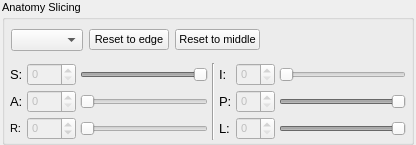
<?xml version="1.0" encoding="UTF-8"?>
<ui version="4.0">
 <class>QTool2D3DSlicing</class>
 <widget class="QWidget" name="QTool2D3DSlicing">
  <property name="geometry">
   <rect>
    <x>0</x>
    <y>0</y>
    <width>416</width>
    <height>145</height>
   </rect>
  </property>
  <property name="sizePolicy">
   <sizepolicy hsizetype="Preferred" vsizetype="Expanding">
    <horstretch>0</horstretch>
    <verstretch>0</verstretch>
   </sizepolicy>
  </property>
  <property name="windowTitle">
   <string>Form</string>
  </property>
  <property name="toolTip">
   <string>&lt;html&gt;&lt;head/&gt;&lt;body&gt;&lt;p&gt;Anatomical Plane Slicing/Clipping.&lt;/p&gt;&lt;/body&gt;&lt;/html&gt;
</string>
  </property>
  <layout class="QHBoxLayout" name="horizontalLayout">
   <property name="leftMargin">
    <number>2</number>
   </property>
   <property name="topMargin">
    <number>0</number>
   </property>
   <property name="rightMargin">
    <number>2</number>
   </property>
   <property name="bottomMargin">
    <number>0</number>
   </property>
   <item>
    <widget class="QGroupBox" name="m_groupBoxClipping3D">
     <property name="sizePolicy">
      <sizepolicy hsizetype="Preferred" vsizetype="Expanding">
       <horstretch>0</horstretch>
       <verstretch>0</verstretch>
      </sizepolicy>
     </property>
     <property name="font">
      <font>
       <pointsize>8</pointsize>
      </font>
     </property>
     <property name="toolTip">
      <string>&lt;html&gt;&lt;head/&gt;&lt;body&gt;&lt;p&gt;Slicing/Clipping with anatomical planes.&lt;/p&gt;&lt;/body&gt;&lt;/html&gt;</string>
     </property>
     <property name="title">
      <string>Anatomy Slicing</string>
     </property>
     <property name="checkable">
      <bool>false</bool>
     </property>
     <layout class="QVBoxLayout" name="verticalLayout">
      <property name="spacing">
       <number>2</number>
      </property>
      <property name="leftMargin">
       <number>5</number>
      </property>
      <property name="topMargin">
       <number>0</number>
      </property>
      <property name="rightMargin">
       <number>5</number>
      </property>
      <property name="bottomMargin">
       <number>2</number>
      </property>
      <item alignment="Qt::AlignLeft">
       <widget class="QWidget" name="widget" native="true">
        <layout class="QHBoxLayout" name="horizontalLayout_5">
         <property name="leftMargin">
          <number>1</number>
         </property>
         <property name="topMargin">
          <number>1</number>
         </property>
         <property name="rightMargin">
          <number>1</number>
         </property>
         <property name="bottomMargin">
          <number>1</number>
         </property>
         <item>
          <widget class="QComboBox" name="m_comboBox3DMode">
           <property name="sizePolicy">
            <sizepolicy hsizetype="Preferred" vsizetype="Fixed">
             <horstretch>0</horstretch>
             <verstretch>0</verstretch>
            </sizepolicy>
           </property>
           <property name="toolTip">
            <string>Modes: 
Deactivated; 
3D (volume) Slicing; 
2D (Slices) Stacking; 
3D (volume) Clipping; </string>
           </property>
          </widget>
         </item>
         <item>
          <widget class="QPushButton" name="m_pushButtonResetEdge">
           <property name="toolTip">
            <string>&lt;head/&gt;&lt;body&gt;&lt;p&gt;with anatomical planes on the volume border.&lt;/p&gt;&lt;/body&gt;&lt;/html&gt;</string>
           </property>
           <property name="text">
            <string>Reset to edge</string>
           </property>
          </widget>
         </item>
         <item>
          <widget class="QPushButton" name="m_pushButtonResetMiddle">
           <property name="toolTip">
            <string>&lt;head/&gt;&lt;body&gt;&lt;p&gt;with anatomical planes in the middle of the volume.&lt;/p&gt;&lt;/body&gt;&lt;/html&gt;</string>
           </property>
           <property name="text">
            <string>Reset to middle</string>
           </property>
          </widget>
         </item>
        </layout>
       </widget>
      </item>
      <item>
       <layout class="QGridLayout" name="gridLayout">
        <property name="leftMargin">
         <number>0</number>
        </property>
        <property name="topMargin">
         <number>0</number>
        </property>
        <property name="rightMargin">
         <number>0</number>
        </property>
        <property name="bottomMargin">
         <number>0</number>
        </property>
        <property name="spacing">
         <number>4</number>
        </property>
        <item row="0" column="1">
         <widget class="QSpinBox" name="m_spinBoxZFrontClipping">
          <property name="enabled">
           <bool>false</bool>
          </property>
          <property name="toolTip">
           <string>&lt;html&gt;&lt;head/&gt;&lt;body&gt;&lt;p&gt;Edit slice number&lt;/p&gt;&lt;/body&gt;&lt;/html&gt;</string>
          </property>
         </widget>
        </item>
        <item row="0" column="2">
         <widget class="QSlider" name="m_sliderClipZFront">
          <property name="enabled">
           <bool>false</bool>
          </property>
          <property name="minimumSize">
           <size>
            <width>75</width>
            <height>0</height>
           </size>
          </property>
          <property name="toolTip">
           <string>&lt;html&gt;&lt;head/&gt;&lt;body&gt;&lt;p&gt;or move the slider.&lt;/p&gt;&lt;/body&gt;&lt;/html&gt;</string>
          </property>
          <property name="minimum">
           <number>-100</number>
          </property>
          <property name="maximum">
           <number>100</number>
          </property>
          <property name="value">
           <number>100</number>
          </property>
          <property name="orientation">
           <enum>Qt::Horizontal</enum>
          </property>
         </widget>
        </item>
        <item row="1" column="4">
         <widget class="QLabel" name="m_labelTopYClipping">
          <property name="toolTip">
           <string>&lt;html&gt;&lt;head/&gt;&lt;body&gt;&lt;p&gt;From posterior to anterior coronal/frontal slice.&lt;/p&gt;&lt;/body&gt;&lt;/html&gt;</string>
          </property>
          <property name="text">
           <string>&lt;html&gt;&lt;head/&gt;&lt;body&gt;&lt;p&gt;&lt;span style=&quot; font-size:10pt;&quot;&gt;P:&lt;/span&gt;&lt;/p&gt;&lt;/body&gt;&lt;/html&gt;</string>
          </property>
         </widget>
        </item>
        <item row="0" column="4">
         <widget class="QLabel" name="m_labelBackzClipping">
          <property name="toolTip">
           <string>&lt;html&gt;&lt;head/&gt;&lt;body&gt;&lt;p&gt;From inferior to superior axial/horizontal slice.&lt;/p&gt;&lt;/body&gt;&lt;/html&gt;</string>
          </property>
          <property name="text">
           <string>&lt;html&gt;&lt;head/&gt;&lt;body&gt;&lt;p&gt;&lt;span style=&quot; font-size:10pt;&quot;&gt;I:&lt;/span&gt;&lt;/p&gt;&lt;/body&gt;&lt;/html&gt;</string>
          </property>
         </widget>
        </item>
        <item row="1" column="2">
         <widget class="QSlider" name="m_sliderClipYBottom">
          <property name="enabled">
           <bool>false</bool>
          </property>
          <property name="minimumSize">
           <size>
            <width>75</width>
            <height>0</height>
           </size>
          </property>
          <property name="toolTip">
           <string>&lt;html&gt;&lt;head/&gt;&lt;body&gt;&lt;p&gt;or move the slider.&lt;/p&gt;&lt;/body&gt;&lt;/html&gt;</string>
          </property>
          <property name="minimum">
           <number>-100</number>
          </property>
          <property name="maximum">
           <number>100</number>
          </property>
          <property name="value">
           <number>-100</number>
          </property>
          <property name="orientation">
           <enum>Qt::Horizontal</enum>
          </property>
         </widget>
        </item>
        <item row="2" column="1">
         <widget class="QSpinBox" name="m_spinBoxXLeftClipping">
          <property name="enabled">
           <bool>false</bool>
          </property>
          <property name="toolTip">
           <string>&lt;html&gt;&lt;head/&gt;&lt;body&gt;&lt;p&gt;Edit slice number&lt;/p&gt;&lt;/body&gt;&lt;/html&gt;</string>
          </property>
          <property name="wrapping">
           <bool>false</bool>
          </property>
          <property name="minimum">
           <number>-100</number>
          </property>
          <property name="maximum">
           <number>100</number>
          </property>
          <property name="value">
           <number>0</number>
          </property>
         </widget>
        </item>
        <item row="1" column="6">
         <widget class="QSlider" name="m_sliderClipYTop">
          <property name="enabled">
           <bool>false</bool>
          </property>
          <property name="minimumSize">
           <size>
            <width>75</width>
            <height>0</height>
           </size>
          </property>
          <property name="toolTip">
           <string>&lt;html&gt;&lt;head/&gt;&lt;body&gt;&lt;p&gt;or move the slider.&lt;/p&gt;&lt;/body&gt;&lt;/html&gt;</string>
          </property>
          <property name="minimum">
           <number>-100</number>
          </property>
          <property name="maximum">
           <number>100</number>
          </property>
          <property name="value">
           <number>100</number>
          </property>
          <property name="orientation">
           <enum>Qt::Horizontal</enum>
          </property>
         </widget>
        </item>
        <item row="2" column="6">
         <widget class="QSlider" name="m_sliderClipXRight">
          <property name="enabled">
           <bool>false</bool>
          </property>
          <property name="minimumSize">
           <size>
            <width>75</width>
            <height>0</height>
           </size>
          </property>
          <property name="toolTip">
           <string>&lt;html&gt;&lt;head/&gt;&lt;body&gt;&lt;p&gt;or move the slider.&lt;/p&gt;&lt;/body&gt;&lt;/html&gt;</string>
          </property>
          <property name="minimum">
           <number>-100</number>
          </property>
          <property name="maximum">
           <number>100</number>
          </property>
          <property name="singleStep">
           <number>1</number>
          </property>
          <property name="pageStep">
           <number>10</number>
          </property>
          <property name="value">
           <number>100</number>
          </property>
          <property name="orientation">
           <enum>Qt::Horizontal</enum>
          </property>
         </widget>
        </item>
        <item row="0" column="0">
         <widget class="QLabel" name="m_labelFrontZClipping">
          <property name="toolTip">
           <string>&lt;html&gt;&lt;head/&gt;&lt;body&gt;&lt;p&gt;From superior to inferior axial/horizontal slice, if 3D activated.&lt;/p&gt;&lt;/body&gt;&lt;/html&gt;</string>
          </property>
          <property name="text">
           <string>&lt;html&gt;&lt;head/&gt;&lt;body&gt;&lt;p&gt;&lt;span style=&quot; font-size:10pt;&quot;&gt;S:&lt;/span&gt;&lt;/p&gt;&lt;/body&gt;&lt;/html&gt;</string>
          </property>
         </widget>
        </item>
        <item row="2" column="4">
         <widget class="QLabel" name="m_labelLeftXClipping">
          <property name="toolTip">
           <string>&lt;html&gt;&lt;head/&gt;&lt;body&gt;&lt;p&gt;From left to right sagittal/longitudinal slice.&lt;/p&gt;&lt;/body&gt;&lt;/html&gt;</string>
          </property>
          <property name="text">
           <string>&lt;html&gt;&lt;head/&gt;&lt;body&gt;&lt;p&gt;&lt;span style=&quot; font-size:10pt;&quot;&gt;L:&lt;/span&gt;&lt;/p&gt;&lt;/body&gt;&lt;/html&gt;</string>
          </property>
         </widget>
        </item>
        <item row="1" column="0">
         <widget class="QLabel" name="m_labelBottomYClipping">
          <property name="toolTip">
           <string>&lt;html&gt;&lt;head/&gt;&lt;body&gt;&lt;p&gt;From anterior to posterior coronal/frontal slice, if 3D activated.&lt;/p&gt;&lt;/body&gt;&lt;/html&gt;</string>
          </property>
          <property name="text">
           <string>&lt;html&gt;&lt;head/&gt;&lt;body&gt;&lt;p&gt;&lt;span style=&quot; font-size:10pt;&quot;&gt;A:&lt;/span&gt;&lt;/p&gt;&lt;/body&gt;&lt;/html&gt;</string>
          </property>
         </widget>
        </item>
        <item row="2" column="0">
         <widget class="QLabel" name="m_labelRightXClipping">
          <property name="toolTip">
           <string>&lt;html&gt;&lt;head/&gt;&lt;body&gt;&lt;p&gt;From right to left sagittal/longitudinal slice, if 3D activated.&lt;/p&gt;&lt;/body&gt;&lt;/html&gt;</string>
          </property>
          <property name="text">
           <string>&lt;html&gt;&lt;head/&gt;&lt;body&gt;&lt;p&gt;R:&lt;/p&gt;&lt;/body&gt;&lt;/html&gt;</string>
          </property>
         </widget>
        </item>
        <item row="1" column="5">
         <widget class="QSpinBox" name="m_spinBoxYTopClipping">
          <property name="enabled">
           <bool>false</bool>
          </property>
          <property name="toolTip">
           <string>&lt;html&gt;&lt;head/&gt;&lt;body&gt;&lt;p&gt;Edit slice number&lt;/p&gt;&lt;/body&gt;&lt;/html&gt;</string>
          </property>
         </widget>
        </item>
        <item row="1" column="1">
         <widget class="QSpinBox" name="m_spinBoxYBottomClipping">
          <property name="enabled">
           <bool>false</bool>
          </property>
          <property name="toolTip">
           <string>&lt;html&gt;&lt;head/&gt;&lt;body&gt;&lt;p&gt;edit slice number&lt;/p&gt;&lt;/body&gt;&lt;/html&gt;</string>
          </property>
         </widget>
        </item>
        <item row="2" column="5">
         <widget class="QSpinBox" name="m_spinBoxXRightClipping">
          <property name="enabled">
           <bool>false</bool>
          </property>
          <property name="toolTip">
           <string>&lt;html&gt;&lt;head/&gt;&lt;body&gt;&lt;p&gt;Edit slice number&lt;/p&gt;&lt;/body&gt;&lt;/html&gt;</string>
          </property>
         </widget>
        </item>
        <item row="0" column="5">
         <widget class="QSpinBox" name="m_spinBoxZBackClipping">
          <property name="enabled">
           <bool>false</bool>
          </property>
          <property name="toolTip">
           <string>&lt;html&gt;&lt;head/&gt;&lt;body&gt;&lt;p&gt;Edit slice number&lt;/p&gt;&lt;/body&gt;&lt;/html&gt;</string>
          </property>
         </widget>
        </item>
        <item row="2" column="2">
         <widget class="QSlider" name="m_sliderClipXLeft">
          <property name="enabled">
           <bool>false</bool>
          </property>
          <property name="minimumSize">
           <size>
            <width>75</width>
            <height>0</height>
           </size>
          </property>
          <property name="toolTip">
           <string>&lt;html&gt;&lt;head/&gt;&lt;body&gt;&lt;p&gt;or move the slider.&lt;/p&gt;&lt;/body&gt;&lt;/html&gt;</string>
          </property>
          <property name="minimum">
           <number>-100</number>
          </property>
          <property name="maximum">
           <number>100</number>
          </property>
          <property name="pageStep">
           <number>10</number>
          </property>
          <property name="value">
           <number>-100</number>
          </property>
          <property name="orientation">
           <enum>Qt::Horizontal</enum>
          </property>
         </widget>
        </item>
        <item row="0" column="6">
         <widget class="QSlider" name="m_sliderClipZBack">
          <property name="enabled">
           <bool>false</bool>
          </property>
          <property name="minimumSize">
           <size>
            <width>75</width>
            <height>0</height>
           </size>
          </property>
          <property name="toolTip">
           <string>&lt;html&gt;&lt;head/&gt;&lt;body&gt;&lt;p&gt;or move the slider.&lt;/p&gt;&lt;/body&gt;&lt;/html&gt;</string>
          </property>
          <property name="minimum">
           <number>-100</number>
          </property>
          <property name="maximum">
           <number>100</number>
          </property>
          <property name="value">
           <number>-100</number>
          </property>
          <property name="orientation">
           <enum>Qt::Horizontal</enum>
          </property>
         </widget>
        </item>
        <item row="0" column="3" rowspan="3">
         <widget class="Line" name="line">
          <property name="orientation">
           <enum>Qt::Vertical</enum>
          </property>
         </widget>
        </item>
       </layout>
      </item>
     </layout>
    </widget>
   </item>
  </layout>
 </widget>
 <resources/>
 <connections/>
</ui>
